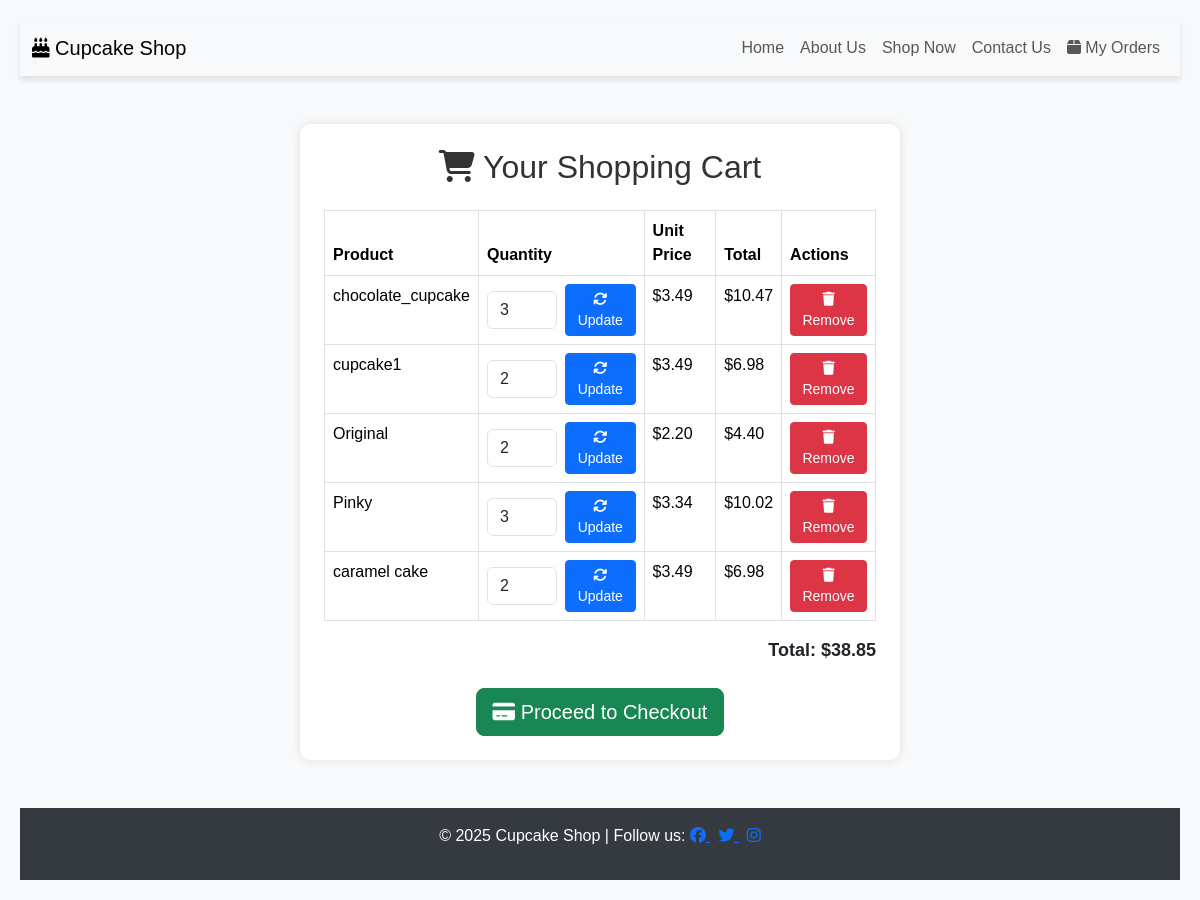
The app's page /cart/ (signed in) with its own data.
### shop/models.py (models this page shows, shortened)
class CartItem(models.Model):
    cart = models.ForeignKey(Cart, on_delete=models.CASCADE, related_name="items")
    cupcake = models.ForeignKey('Cupcake', on_delete=models.CASCADE)
    quantity = models.PositiveIntegerField(default=1)
    class Meta:
        unique_together = ('cart', 'cupcake')  # Ensures no duplicate items
    @property
    def total_price(self):
        return self.cupcake.price * self.quantity

class Cupcake(models.Model):
    name = models.CharField(max_length=100)
    description = models.TextField()
    price = models.DecimalField(max_digits=6, decimal_places=2)
    category = models.ForeignKey(
        Category, on_delete=models.CASCADE, related_name="cupcakes"
    )
    image = models.ImageField(upload_to="cupcakes/")
    created_at = models.DateTimeField(auto_now_add=True)

### shop/views.py (the view)
# urls.py: path('cart/', views.view_cart, name='view_cart'),
@login_required
def view_cart(request):
    cart = Cart.objects.filter(user=request.user).first()
    if cart:
        cart_items = CartItem.objects.filter(cart=cart)
        total_price = sum(item.cupcake.price * item.quantity for item in cart_items)
    else:
        cart_items = []
        total_price = 0
    return render(request, 'shop/cart.html', {'cart_items': cart_items, 'total_price': total_price})

### shop/templates/shop/cart.html (shortened to what this page needs)
{% extends "base.html" %}
{% block content %}
<div class="container">
    <div class="cart-container p-4">
        <h2 class="text-center mb-4"><i class="fa-solid fa-shopping-cart"></i> Your Shopping Cart</h2>
        {% if cart_items %}
        <table class="table table-bordered text-center">
            <thead>
                <tr>
                    <th>Product</th>
                    <th>Quantity</th>
                    <th>Unit Price</th>
                    <th>Total</th>
                    <th>Actions</th>
                </tr>
            </thead>
            <tbody>
                {% for item in cart_items %}
                <tr>
                    <td>{{ item.cupcake.name }}</td>
                    <td>
                        <form action="{% url 'update_cart' item.id %}" method="POST" class="d-flex align-items-center">
                            <input type="number" name="quantity" value="{{ item.quantity }}" min="1" class="form-control me-2" style="width: 70px;">
                            <button type="submit" class="btn btn-primary btn-sm">
                                <i class="fa-solid fa-refresh"></i> Update
                            </button>
                        </form>
                    </td>
                    <td>${{ item.cupcake.price|floatformat:2 }}</td>
                    <td>${{ item.total_price|floatformat:2 }}</td>
                    <td>
                        <a href="{% url 'remove_from_cart' item.id %}" class="btn btn-danger btn-sm">
                            <i class="fa-solid fa-trash"></i> Remove
                        </a>
                    </td>
                </tr>
                {% endfor %}
            </tbody>
        </table>
        <div class="total">Total: ${{ total_price|floatformat:2 }}</div>
        <div class="text-center mt-4">
            <a href="{% url 'checkout' %}" class="btn btn-success btn-lg">
                <i class="fa-solid fa-credit-card"></i> Proceed to Checkout
            </a>
        </div>
        {% else %}
        <p class="text-center">Your cart is empty. <a href="{% url 'shop' %}" class="text-primary">Continue shopping</a>.</p>
        {% endif %}
    </div>
</div>
{% endblock %}

### static/css/style.css (style rules this page uses)
body { font-family: 'Arial', sans-serif; background-color: #f9f9f9; margin: 0; padding: 0; text-align: center; }
body { font-family: Arial, sans-serif; background-color: #f8f9fa; margin: 0; padding: 20px; }
.cart-container { max-width: 600px; margin: 0 auto; background: white; padding: 20px; border-radius: 10px; box-shadow: 0px 0px 10px rgba(0, 0, 0, 0.1); }
h2 { color: #333; }
table { width: 100%; border-collapse: collapse; margin-top: 10px; }
th, td { border-bottom: 1px solid #ddd; padding: 10px; text-align: left; }
th { background-color: #007bff; color: white; }
.total { font-size: 18px; font-weight: bold; text-align: right; margin-top: 15px; }

### records on screen
CartItem: cupcake.name "chocolate_cupcake", quantity "3", cupcake.price "3.49", total_price "10.47"
CartItem: cupcake.name "cupcake1", quantity "2", cupcake.price "3.49", total_price "6.98"
CartItem: cupcake.name "Original", quantity "2", cupcake.price "2.20", total_price "4.40"
CartItem: cupcake.name "Pinky", quantity "3", cupcake.price "3.34", total_price "10.02"
CartItem: cupcake.name "caramel cake", quantity "2", cupcake.price "3.49", total_price "6.98"

### other values on screen
{{ total_price|floatformat:2 }} "38.85"
